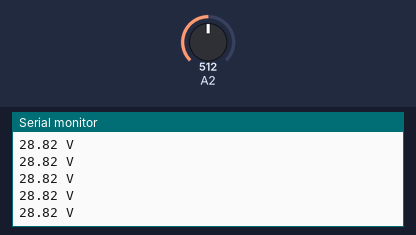
A sketch run on a simulated Arduino Uno, built with avr-gcc and run on an emulated ATmega328P. On the bench: the last lines printed to the serial monitor. The inputs (shaded band) are chosen by the test bench; at power-on: A2 = 512.

Above: at 1.2 s.
1.3 s: A2 set to 716
At 1.33 s:
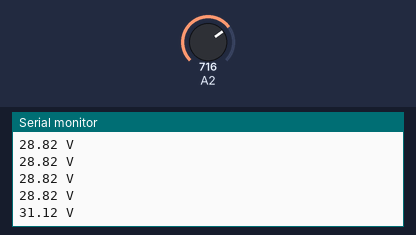
2.8 s: A2 set to 900
At 2.85 s:
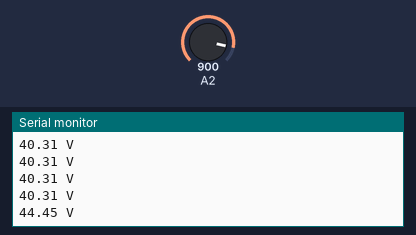
Timing chart, 0 to 5.8 s (numbered marks = the images above; inputs shaded):
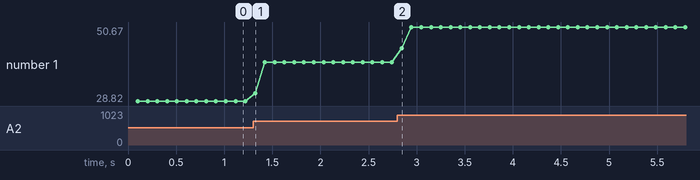

Measured:
- after the input at 1.3 s, the serial monitor: prints a new line at once (image 1)
- after the input at 2.8 s, the serial monitor: prints a new line after 0.05 s (image 2)
- plotted number 1: 28.82 → 40.31 after the input at 1.3 s, 40.31 → 50.67 after the input at 2.8 s

The sketch:

Voltimeter.ino
```cpp
/*--------------------------------------------------------------
  Program:      volt_measure

  Description:  Reads value on analog input A2 and calculates
                the voltage assuming that a voltage divider
                network on the pin divides by 11.

  Hardware:     Arduino Uno with voltage divider on A2.

  Software:     Developed using Arduino 1.0.5 software
                Should be compatible with Arduino 1.0 +

  Date:         22 May 2013

  Author:       W.A. Smith, http://startingelectronics.org
--------------------------------------------------------------*/

// number of analog samples to take per reading
#define NUM_SAMPLES 10

int sum = 0;                    // sum of samples taken
unsigned char sample_count = 0; // current sample number
float voltage = 0.0;            // calculated voltage

void setup()
{
    Serial.begin(9600);
}

void loop()
{
    // take a number of analog samples and add them up
    while (sample_count < NUM_SAMPLES) {
        sum += analogRead(A2);
        sample_count++;
        delay(10);
    }
    // calculate the voltage
    // use 5.0 for a 5.0V ADC reference voltage
    // 4.55V is the calibrated reference voltage
    voltage = ((float)sum / (float)NUM_SAMPLES * 4.55) / 1024.0;
    // send voltage for display on Serial Monitor
    // voltage multiplied by 11 when using voltage divider that
    // divides by 11. 11.132 is the calibrated voltage divide
    // value
    Serial.print(voltage * 12.67);
    Serial.println (" V");
    sample_count = 0;
    sum = 0;
}
```
